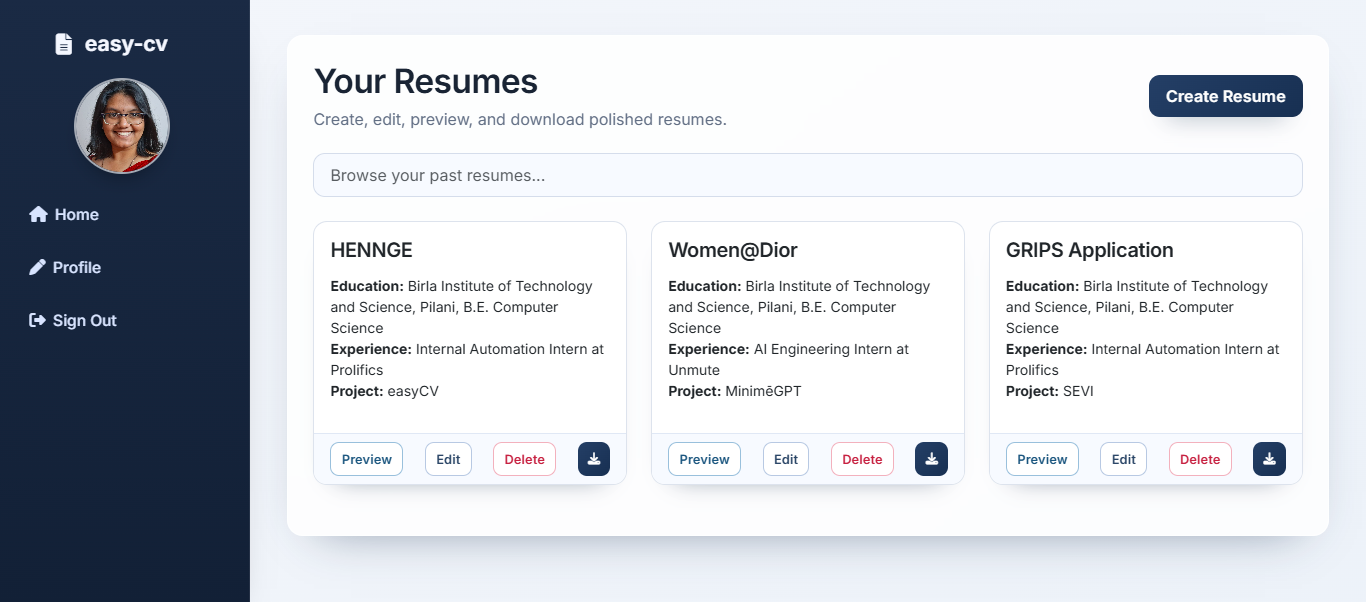
#> input picture assets/home.png, 1366 x 602 px
$ python -i resume_modern.py   (imports and definitions only)
#> lines starting #> are read from the running program, lines starting #| are printed output that depends on the picture; after the words box and inside, x2 and y2 are one past the last pixel; in counts of white or black regions, pixels touching at a corner belong together
import os
import io
import re
from datetime import datetime
from reportlab.lib.pagesizes import letter
from reportlab.pdfgen import canvas
from reportlab.lib import colors
from reportlab.pdfbase.ttfonts import TTFont
from reportlab.pdfbase import pdfmetrics
from reportlab.pdfbase.pdfmetrics import stringWidth
from reportlab.lib.utils import ImageReader

# ── Palette ───────────────────────────────────────────────────────────────
# [1 line that did not run here, left out]
# [1 line that did not run here, left out]
# [1 line that did not run here, left out]
# [1 line that did not run here, left out]
# [1 line that did not run here, left out]
# [1 line that did not run here, left out]
# [1 line that did not run here, left out]
# [1 line that did not run here, left out]


# [7 lines left out: function _register_fonts, not called in this run]


def _circle_photo(image_source):
#> called with image_source = '../../assets/home.png'
    try:
        from PIL import Image, ImageDraw
        if isinstance(image_source, (bytes, bytearray)):
            img = Image.open(io.BytesIO(image_source)).convert("RGBA")
        else:
            img = Image.open(image_source).convert("RGBA")
#> img is the input picture: PIL image 1366x602 RGBA; mean R, G, B, A 201.3, 205.4, 212, 255
        s    = min(img.size)
#> s = 602
        img  = img.crop(((img.width - s) // 2, (img.height - s) // 2,
                          (img.width + s) // 2, (img.height + s) // 2))
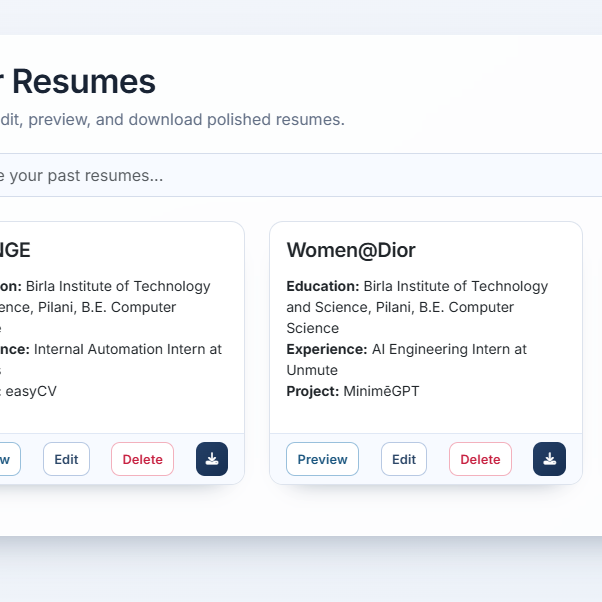
#> img: PIL image 602x602 RGBA; mean R, G, B, A 242.1, 243.7, 246.3, 255
        img  = img.resize((220, 220), Image.LANCZOS)
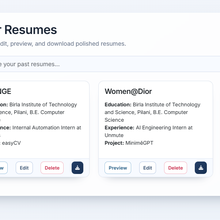
#> img: PIL image 220x220 RGBA; mean R, G, B, A 241.8, 243.4, 246, 255
        mask = Image.new("L", (220, 220), 0)
#> mask: PIL image 220x220 L; every value is 0
        ImageDraw.Draw(mask).ellipse((0, 0, 220, 220), fill=255)
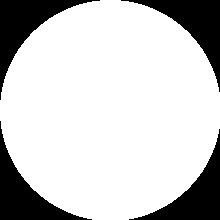
#> mask: PIL image 220x220 L; 79.1% white; 4 black regions, box (x1, y1, x2, y2) and area: (0, 0, 100, 100) 2630, (121, 0, 220, 92) 2530, (0, 121, 92, 220) 2530, (129, 129, 220, 220) 2431
        img.putalpha(mask)
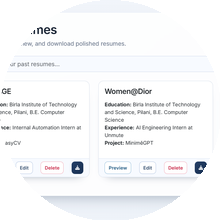
#> img: PIL image 220x220 RGBA; mean R, G, B, A 241.8, 243.4, 246, 201.7; transparent parts drawn white
        out  = io.BytesIO()
        img.save(out, format="PNG")
        out.seek(0)
        return out
    except Exception:
        return None


# [392 lines left out: functions _clean_bullets, _trim_url, _fmt_date, generate_modern_resume, not called in this run]

>>> result = _circle_photo('../../assets/home.png')
